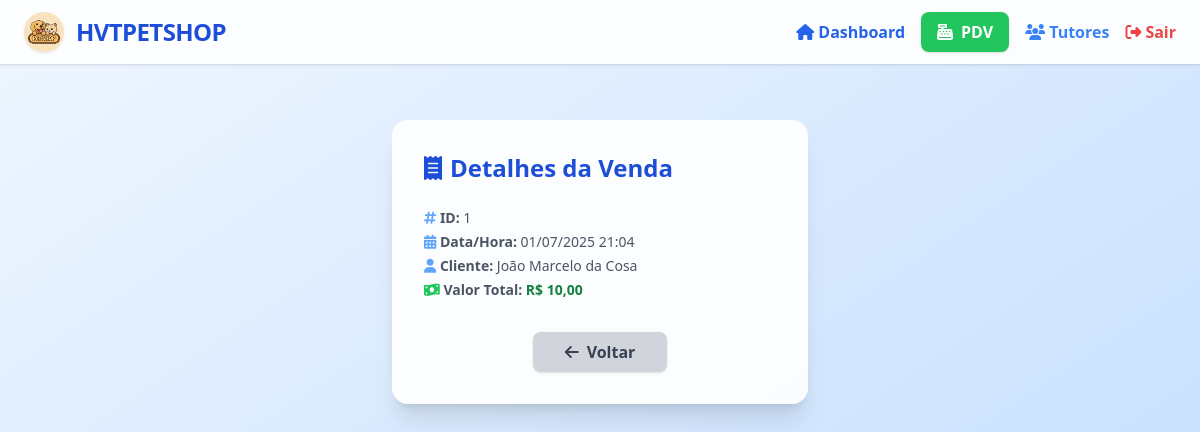
Screenshot of /vendas/visualizar_venda.php?id=1 (signed in) with the database file from the repository.
### tables this page shows
CREATE TABLE `vendas` (
  `id` int(11) NOT NULL,
  `tutor_id` int(11) DEFAULT NULL,
  `data_hora` datetime NOT NULL,
  `valor_total` decimal(10,2) NOT NULL
);

CREATE TABLE `tutores` (
  `id` int(11) NOT NULL,
  `nome` varchar(100) NOT NULL,
  `email` varchar(100) NOT NULL,
  `telefone` varchar(20) NOT NULL,
  `atualizado_em` timestamp NULL DEFAULT NULL ON UPDATE current_timestamp(),
  `cep` varchar(9) DEFAULT NULL,
  `rua` varchar(100) DEFAULT NULL,
  `numero` varchar(10) DEFAULT NULL,
  `bairro` varchar(60) DEFAULT NULL,
  `cidade` varchar(60) DEFAULT NULL,
  `uf` varchar(2) DEFAULT NULL
);

### vendas/visualizar_venda.php (the view, shortened to what this page needs)
<?php
include "../config/config.php";
$id = isset($_GET['id']) ? intval($_GET['id']) : 0;
$stmt = $pdo->prepare("SELECT v.*, t.nome as cliente
                       FROM vendas v
                       LEFT JOIN tutores t ON v.tutor_id = t.id
                       WHERE v.id = ?");
$stmt->execute([$id]);
$venda = $stmt->fetch(PDO::FETCH_ASSOC);
?>
<!DOCTYPE html>
<html lang="pt-BR">
<head>
    <link rel="stylesheet" href="https://cdnjs.cloudflare.com/ajax/libs/font-awesome/6.5.0/css/all.min.css">
    <script src="https://cdn.tailwindcss.com"></script>
</head>
<body class="min-h-screen bg-gradient-to-br from-blue-50 to-blue-200 flex flex-col">
    <nav class="w-full bg-white/90 shadow flex items-center justify-between px-6 py-3">
        <div class="flex items-center gap-3">
            <img src="../icons/pet.jpg" alt="Logo Petshop" class="w-10 h-10 rounded-full shadow">
            <span class="text-2xl font-bold text-blue-700 tracking-tight">HVTPETSHOP</span>
        </div>
        <div class="flex items-center gap-4">
            <a href="../dashboard.php" class="text-blue-600 hover:text-blue-800 font-semibold transition"><i class="fa fa-home mr-1"></i>Dashboard</a>
            <a href="../caixa.php" class="bg-green-500 hover:bg-green-600 text-white px-4 py-2 rounded-lg font-semibold shadow flex items-center gap-2 transition">
                <i class="fa fa-cash-register"></i> PDV
            </a>
            <a href="../tutores/listar_tutores.php" class="text-blue-500 hover:text-blue-700 font-semibold transition"><i class="fa fa-users mr-1"></i>Tutores</a>
            <a href="../auth/logout.php" class="text-red-500 hover:text-red-700 font-semibold transition"><i class="fa fa-sign-out-alt mr-1"></i>Sair</a>
        </div>
    </nav>
    <main class="flex-1 w-full max-w-md mx-auto mt-10 p-4">
        <div class="bg-white/90 p-8 rounded-2xl shadow-xl animate-fade-in">
            <h1 class="text-2xl font-bold text-blue-700 mb-6 flex items-center gap-2">
                <i class="fa fa-receipt"></i> Detalhes da Venda
            </h1>
            <div class="mb-4">
                <div class="text-gray-600 text-sm mb-1"><i class="fa fa-hashtag text-blue-400"></i> <b>ID:</b> <?= $venda['id'] ?></div>
                <div class="text-gray-600 text-sm mb-1"><i class="fa fa-calendar-alt text-blue-400"></i> <b>Data/Hora:</b> <?= date('d/m/Y H:i', strtotime($venda['data_hora'])) ?></div>
                <div class="text-gray-600 text-sm mb-1"><i class="fa fa-user text-blue-400"></i> <b>Cliente:</b> <?= $venda['cliente'] ? htmlspecialchars($venda['cliente']) : '<span class="italic text-gray-400">Avulsa</span>' ?></div>
                <div class="text-gray-600 text-sm mb-1"><i class="fa fa-money-bill-wave text-green-500"></i> <b>Valor Total:</b> <span class="font-bold text-green-700">R$ <?= number_format($venda['valor_total'], 2, ',', '.') ?></span></div>
            </div>
            <div class="flex gap-3 mt-8 justify-center">
                <a href="../caixa.php" class="bg-gray-300 text-gray-700 px-8 py-2 rounded-lg hover:bg-gray-400 font-semibold shadow transition flex items-center gap-2">
                    <i class="fa fa-arrow-left"></i> Voltar
                </a>
            </div>
        </div>
    </main>
</body>
</html>

### rows the page displays
vendas: id "1", data_hora "01/07/2025 21:04", tutor.nome "João Marcelo da Cosa", valor_total "10,00"
